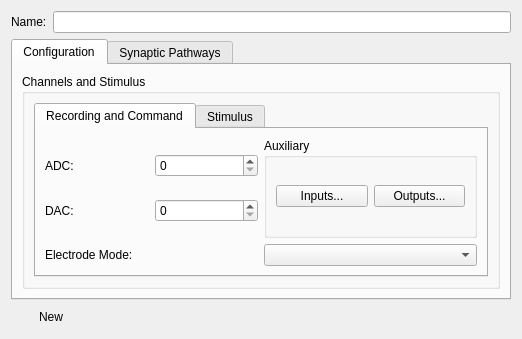
<?xml version="1.0" encoding="UTF-8"?>
<ui version="4.0">
 <class>RecordingSourceWidget</class>
 <widget class="QWidget" name="RecordingSourceWidget">
  <property name="geometry">
   <rect>
    <x>0</x>
    <y>0</y>
    <width>522</width>
    <height>339</height>
   </rect>
  </property>
  <property name="windowTitle">
   <string>Form</string>
  </property>
  <layout class="QGridLayout" name="gridLayout_7">
   <item row="0" column="0">
    <layout class="QHBoxLayout" name="horizontalLayout_4">
     <item>
      <widget class="QLabel" name="label">
       <property name="text">
        <string>Name:</string>
       </property>
       <property name="buddy">
        <cstring>nameLineEdit</cstring>
       </property>
      </widget>
     </item>
     <item>
      <widget class="QLineEdit" name="nameLineEdit">
       <property name="toolTip">
        <string>Recording source name</string>
       </property>
      </widget>
     </item>
    </layout>
   </item>
   <item row="1" column="0">
    <widget class="QTabWidget" name="tabWidget">
     <property name="currentIndex">
      <number>0</number>
     </property>
     <widget class="QWidget" name="configurationTab">
      <attribute name="title">
       <string>Configuration</string>
      </attribute>
      <layout class="QGridLayout" name="gridLayout_4">
       <item row="0" column="0">
        <widget class="QGroupBox" name="channelsGroupBox">
         <property name="title">
          <string>Channels and Stimulus</string>
         </property>
         <layout class="QGridLayout" name="gridLayout_2">
          <item row="0" column="0">
           <widget class="QTabWidget" name="tabWidget">
            <property name="toolTip">
             <string>Select page for channels configuration or an overview of synaptic pathways in this recording source</string>
            </property>
            <property name="statusTip">
             <string>Select page for channels configuration or an overview of synaptic pathways in this recording source</string>
            </property>
            <property name="whatsThis">
             <string>Select page for channels configuration or an overview of synaptic pathways in this recording source</string>
            </property>
            <property name="currentIndex">
             <number>0</number>
            </property>
            <widget class="QWidget" name="recordingAndCommandChannelsTab" native="true">
             <attribute name="title">
              <string>Recording and Command</string>
             </attribute>
             <layout class="QGridLayout" name="gridLayout">
              <item row="0" column="0">
               <layout class="QVBoxLayout" name="verticalLayout_3">
                <item>
                 <layout class="QHBoxLayout" name="horizontalLayout_8">
                  <item>
                   <layout class="QVBoxLayout" name="verticalLayout_2">
                    <item>
                     <layout class="QHBoxLayout" name="horizontalLayout">
                      <item>
                       <widget class="QLabel" name="label_2">
                        <property name="text">
                         <string>ADC:</string>
                        </property>
                       </widget>
                      </item>
                      <item>
                       <widget class="QSpinBox" name="adcSpinBox"/>
                      </item>
                     </layout>
                    </item>
                    <item>
                     <layout class="QHBoxLayout" name="horizontalLayout_6">
                      <item>
                       <widget class="QLabel" name="label_3">
                        <property name="text">
                         <string>DAC:</string>
                        </property>
                       </widget>
                      </item>
                      <item>
                       <widget class="QSpinBox" name="dacSpinBox"/>
                      </item>
                     </layout>
                    </item>
                   </layout>
                  </item>
                  <item>
                   <widget class="QGroupBox" name="groupBox">
                    <property name="title">
                     <string>Auxiliary</string>
                    </property>
                    <layout class="QHBoxLayout" name="horizontalLayout_3">
                     <item>
                      <widget class="QPushButton" name="auxInPushButton">
                       <property name="text">
                        <string>Inputs...</string>
                       </property>
                       <property name="flat">
                        <bool>false</bool>
                       </property>
                      </widget>
                     </item>
                     <item>
                      <widget class="QPushButton" name="auxOutPushButton">
                       <property name="text">
                        <string>Outputs...</string>
                       </property>
                       <property name="flat">
                        <bool>false</bool>
                       </property>
                      </widget>
                     </item>
                    </layout>
                   </widget>
                  </item>
                 </layout>
                </item>
                <item>
                 <layout class="QHBoxLayout" name="horizontalLayout_2">
                  <item>
                   <widget class="QLabel" name="label_4">
                    <property name="toolTip">
                     <string>Recording Electrode Mode</string>
                    </property>
                    <property name="statusTip">
                     <string>Recording Electrode Mode</string>
                    </property>
                    <property name="whatsThis">
                     <string>Recording Electrode Mode</string>
                    </property>
                    <property name="text">
                     <string>Electrode Mode:</string>
                    </property>
                   </widget>
                  </item>
                  <item>
                   <widget class="QComboBox" name="electrodeModeComboBox">
                    <property name="frame">
                     <bool>true</bool>
                    </property>
                   </widget>
                  </item>
                 </layout>
                </item>
               </layout>
              </item>
             </layout>
            </widget>
            <widget class="QWidget" name="stimulusChannelsTab" native="true">
             <attribute name="title">
              <string>Stimulus</string>
             </attribute>
             <layout class="QGridLayout" name="gridLayout_6">
              <item row="0" column="0">
               <layout class="QVBoxLayout" name="verticalLayout">
                <item>
                 <layout class="QHBoxLayout" name="horizontalLayout_5">
                  <item>
                   <widget class="QPushButton" name="stimulusPushButton">
                    <property name="text">
                     <string>Stimulus...</string>
                    </property>
                    <property name="flat">
                     <bool>false</bool>
                    </property>
                   </widget>
                  </item>
                  <item>
                   <spacer name="horizontalSpacer">
                    <property name="orientation">
                     <enum>Qt::Orientation::Horizontal</enum>
                    </property>
                    <property name="sizeHint" stdset="0">
                     <size>
                      <width>40</width>
                      <height>20</height>
                     </size>
                    </property>
                   </spacer>
                  </item>
                 </layout>
                </item>
                <item>
                 <widget class="TableEditorWidget" name="stimulusChannelsListTable" native="true">
                  <property name="sizePolicy">
                   <sizepolicy hsizetype="MinimumExpanding" vsizetype="Preferred">
                    <horstretch>0</horstretch>
                    <verstretch>0</verstretch>
                   </sizepolicy>
                  </property>
                 </widget>
                </item>
               </layout>
              </item>
             </layout>
            </widget>
           </widget>
          </item>
         </layout>
        </widget>
       </item>
      </layout>
     </widget>
     <widget class="QWidget" name="synapticPathwaysTab">
      <attribute name="title">
       <string>Synaptic Pathways</string>
      </attribute>
      <layout class="QGridLayout" name="gridLayout_3">
       <item row="0" column="0">
        <widget class="TableEditorWidget" name="synapticPathwaysTable" native="true">
         <property name="sizePolicy">
          <sizepolicy hsizetype="MinimumExpanding" vsizetype="Preferred">
           <horstretch>0</horstretch>
           <verstretch>0</verstretch>
          </sizepolicy>
         </property>
        </widget>
       </item>
      </layout>
     </widget>
    </widget>
   </item>
   <item row="2" column="0">
    <layout class="QHBoxLayout" name="horizontalLayout_7">
     <item>
      <widget class="QPushButton" name="createObjectPushButton">
       <property name="text">
        <string>New</string>
       </property>
       <property name="flat">
        <bool>true</bool>
       </property>
      </widget>
     </item>
     <item>
      <spacer name="horizontalSpacer_2">
       <property name="orientation">
        <enum>Qt::Orientation::Horizontal</enum>
       </property>
       <property name="sizeHint" stdset="0">
        <size>
         <width>40</width>
         <height>20</height>
        </size>
       </property>
      </spacer>
     </item>
    </layout>
   </item>
  </layout>
 </widget>
 <customwidgets>
  <customwidget>
   <class>TableEditorWidget</class>
   <extends>QWidget</extends>
   <header location="global">gui.widgets.tableeditorwidget</header>
   <container>1</container>
  </customwidget>
 </customwidgets>
 <resources/>
 <connections/>
</ui>
